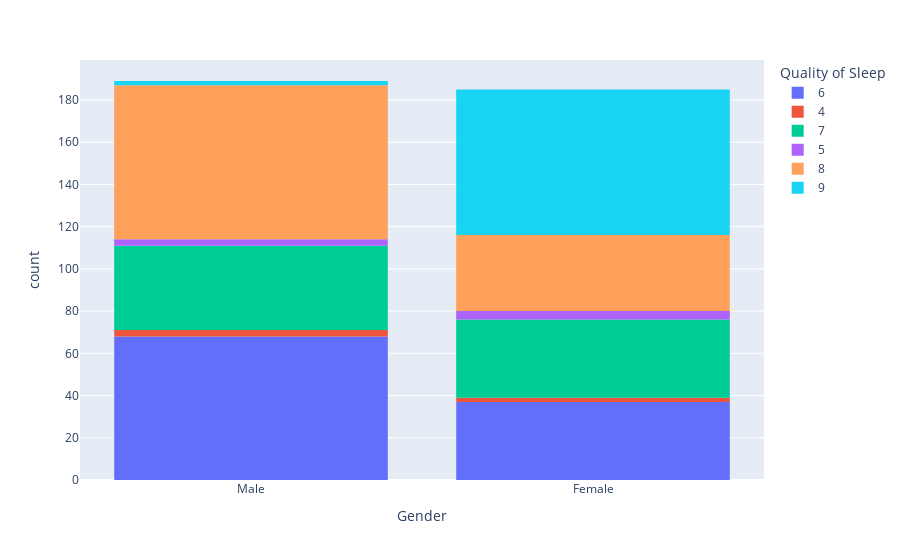

Source (notebook cell):
### Code cell
graphic = px.histogram(sleep_df, x = 'Gender', color = 'Quality of Sleep' )
graphic.show()

### Figure 1 — Plotly figure (JSON) as saved in the notebook; plotly's stock layout.template omitted (floating-point values rounded to 4 significant figures)
{"data": [{"alignmentgroup": "True", "bingroup": "x", "hovertemplate": "Quality of Sleep=6<br>Gender=%{x}<br>count=%{y}<extra></extra>", "legendgroup": "6", "marker": {"color": "#636efa", "pattern": {"shape": ""}}, "name": "6", "offsetgroup": "6", "orientation": "v", "showlegend": true, "type": "histogram", "x": ["Male", "Male", "Male", "Male", "Male", "Male", "Male", "Male", "Male", "Male", "Male", "Male", "Male", "Male", "Male", "Male", "Male", "Male", "Male", "Male", "Male", "Male", "Male", "Male", "Male", "Female", "Female", "Male", "Male", "Male", "Male", "Male", "Male", "Male", "Male", "Male", "Male", "Female", "Male", "Female", "Female", "Male", "Male", "Male", "Male", "Male", "Male", "Male", "Male", "Male", "Male", "Male", "Male", "Male", "Male", "Male", "Male", "Male", "Male", "Male", "Male", "Male", "Male", "Male", "Male", "Male", "Male", "Male", "Male", "Male", "Male", "Male", "Male", "Female", "Female", "Female", "Female", "Female", "Female", "Female", "Female", "Female", "Female", "Female", "Female", "Female", "Female", "Female", "Female", "Female", "Female", "Female", "Female", "Female", "Female", "Female", "Female", "Female", "Female", "Female", "Female", "Female", "Female", "Female", "Female"], "xaxis": "x", "yaxis": "y"}, {"alignmentgroup": "True", "bingroup": "x", "hovertemplate": "Quality of Sleep=4<br>Gender=%{x}<br>count=%{y}<extra></extra>", "legendgroup": "4", "marker": {"color": "#EF553B", "pattern": {"shape": ""}}, "name": "4", "offsetgroup": "4", "orientation": "v", "showlegend": true, "type": "histogram", "x": ["Male", "Male", "Male", "Female", "Female"], "xaxis": "x", "yaxis": "y"}, {"alignmentgroup": "True", "bingroup": "x", "hovertemplate": "Quality of Sleep=7<br>Gender=%{x}<br>count=%{y}<extra></extra>", "legendgroup": "7", "marker": {"color": "#00cc96", "pattern": {"shape": ""}}, "name": "7", "offsetgroup": "7", "orientation": "v", "showlegend": true, "type": "histogram", "x": ["Male", "Male", "Male", "Male", "Male", "Male", "Male", "Male", "Male", "Male", "Male", "Male", "Male", "Male", "Male", "Male", "Male", "Male", "Male", "Male", "Male", "Male", "Male", "Male", "Male", "Male", "Male", "Male", "Male", "Male", "Male", "Male", "Male", "Male", "Male", "Female", "Female", "Male", "Male", "Female", "Female", "Female", "Female", "Female", "Female", "Female", "Female", "Female", "Female", "Female", "Female", "Female", "Female", "Male", "Female", "Female", "Female", "Female", "Female", "Female", "Female", "Female", "Female", "Female", "Female", "Female", "Female", "Female", "Male", "Male", "Female", "Female", "Female", "Female", "Female", "Female", "Female"], "xaxis": "x", "yaxis": "y"}, {"alignmentgroup": "True", "bingroup": "x", "hovertemplate": "Quality of Sleep=5<br>Gender=%{x}<br>count=%{y}<extra></extra>", "legendgroup": "5", "marker": {"color": "#ab63fa", "pattern": {"shape": ""}}, "name": "5", "offsetgroup": "5", "orientation": "v", "showlegend": true, "type": "histogram", "x": ["Female", "Female", "Female", "Female", "Male", "Male", "Male"], "xaxis": "x", "yaxis": "y"}, {"alignmentgroup": "True", "bingroup": "x", "hovertemplate": "Quality of Sleep=8<br>Gender=%{x}<br>count=%{y}<extra></extra>", "legendgroup": "8", "marker": {"color": "#FFA15A", "pattern": {"shape": ""}}, "name": "8", "offsetgroup": "8", "orientation": "v", "showlegend": true, "type": "histogram", "x": ["Female", "Male", "Male", "Male", "Male", "Female", "Male", "Male", "Male", "Male", "Male", "Male", "Male", "Female", "Female", "Female", "Female", "Female", "Female", "Female", "Female", "Female", "Female", "Male", "Male", "Male", "Female", "Male", "Female", "Male", "Female", "Female", "Female", "Female", "Female", "Female", "Female", "Female", "Female", "Female", "Female", "Female", "Male", "Female", "Male", "Male", "Female", "Male", "Male", "Female", "Male", "Male", "Female", "Male", "Female", "Male", "Female", "Male", "Female", "Female", "Male", "Male", "Male", "Male", "Male", "Male", "Male", "Male", "Male", "Male", "Male", "Male", "Female", "Female", "Male", "Male", "Male", "Male", "Male", "Male", "Male", "Male", "Male", "Male", "Male", "Male", "Male", "Male", "Male", "Male", "Male", "Male", "Male", "Male", "Male", "Male", "Male", "Male", "Male", "Male", "Male", "Male", "Male", "Male", "Male", "Male", "Male", "Male", "Male"], "xaxis": "x", "yaxis": "y"}, {"alignmentgroup": "True", "bingroup": "x", "hovertemplate": "Quality of Sleep=9<br>Gender=%{x}<br>count=%{y}<extra></extra>", "legendgroup": "9", "marker": {"color": "#19d3f3", "pattern": {"shape": ""}}, "name": "9", "offsetgroup": "9", "orientation": "v", "showlegend": true, "type": "histogram", "x": ["Female", "Female", "Male", "Male", "Female", "Female", "Female", "Female", "Female", "Female", "Female", "Female", "Female", "Female", "Female", "Female", "Female", "Female", "Female", "Female", "Female", "Female", "Female", "Female", "Female", "Female", "Female", "Female", "Female", "Female", "Female", "Female", "Female", "Female", "Female", "Female", "Female", "Female", "Female", "Female", "Female", "Female", "Female", "Female", "Female", "Female", "Female", "Female", "Female", "Female", "Female", "Female", "Female", "Female", "Female", "Female", "Female", "Female", "Female", "Female", "Female", "Female", "Female", "Female", "Female", "Female", "Female", "Female", "Female", "Female", "Female"], "xaxis": "x", "yaxis": "y"}], "layout": {"barmode": "relative", "legend": {"title": {"text": "Quality of Sleep"}, "tracegroupgap": 0}, "margin": {"t": 60}, "xaxis": {"anchor": "y", "domain": [0, 1], "title": {"text": "Gender"}}, "yaxis": {"anchor": "x", "domain": [0, 1], "title": {"text": "count"}}}}
